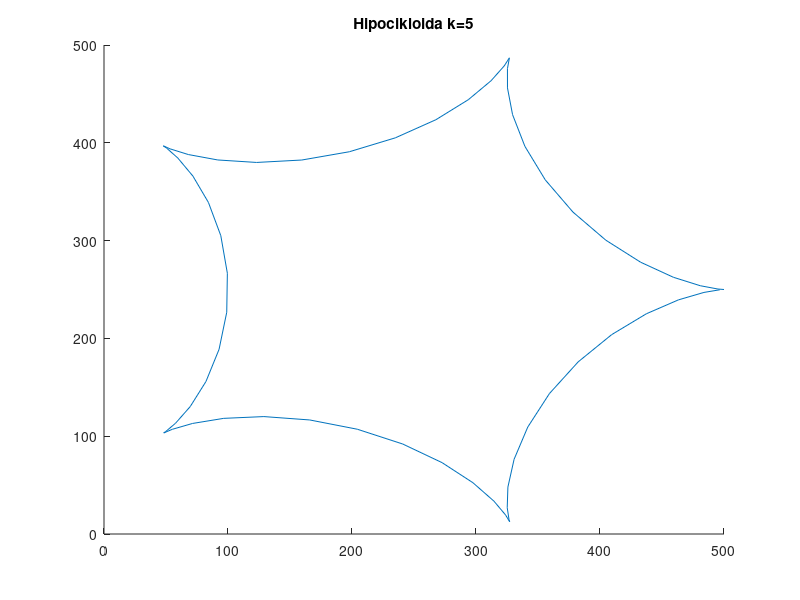

This chart was generated by the following MATLAB code:
%% Hipocikloida

%% Inicijalizacija

clear all
close all
clc

%%

alfa = 0:.1:2*pi;
a = 50; % poluprecnik
k = 5;
% k = 2.6;
% k = 3.8;
% k = 5.5;
% k = 6;
% k = 7.2;
x = a*(k-1)*cos(alfa)+a*cos((k-1)*alfa)+250;
y = a*(k-1)*sin(alfa)-a*sin((k-1)*alfa)+250;
figure
title(['Hipocikloida k=', num2str(k)])
line(x,y)
